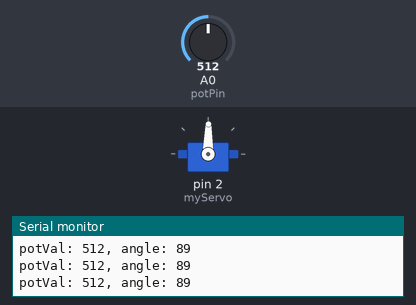
The sketch below on a simulated Arduino Uno, built with avr-gcc and run on an emulated ATmega328P. Parts: servo, the last lines printed to the serial monitor. Inputs (shaded band) come from the test bench; at power-on: A0 (potPin) = 512.

Above: at 1.2 s.
1.3 s: A0 (potPin) set to 716
At 2.5 s:
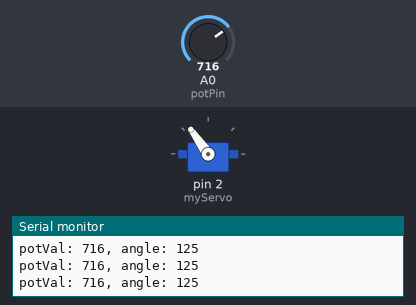
2.8 s: A0 (potPin) set to 900
At 4.0 s:
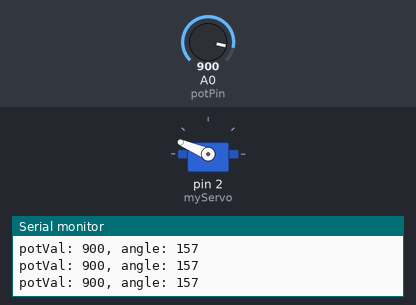
4.3 s: A0 (potPin) set to 1023
At 5.5 s:
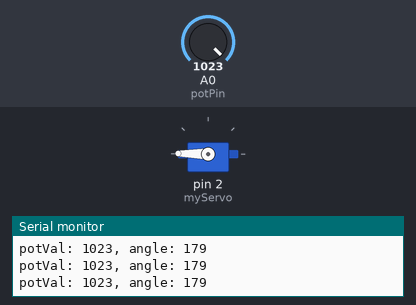
5.8 s: A0 (potPin) set to 306
At 6.9 s:
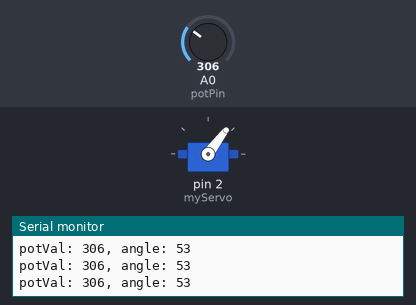
7.3 s: A0 (potPin) set to 122
At 8.3 s:
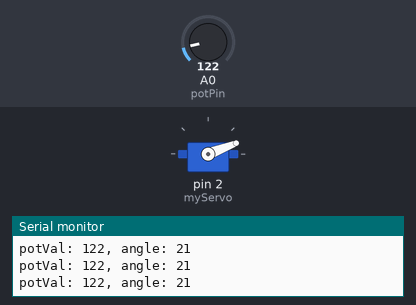
8.8 s: A0 (potPin) set to 511
At 9.7 s:
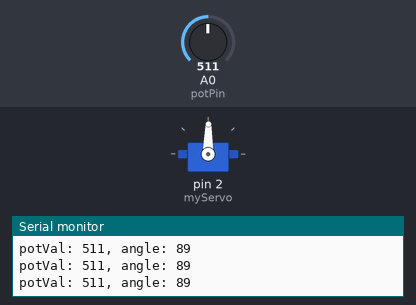
Timing chart, 0 to 11.3 s (numbered marks = the images above; inputs shaded):
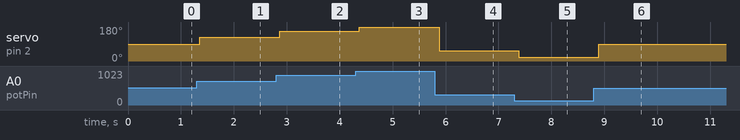

The sketch:

p05_ServoMoodIndicator.ino
```cpp
// Lit le potentiomètre sur l'ADC0 et bouge le servo moteur en conséquence sur la pin 2 (DD2.1 du Grove Shield)
// zf220727.1634, zf241031.1549

/*
  Arduino Starter Kit example
  Project 5 - Servo Mood Indicator

  This sketch is written to accompany Project 5 in the Arduino Starter Kit

  Parts required:
  - servo motor
  - 10 kilohm potentiometer
  - two 100 uF electrolytic capacitors

  created 13 Sep 2012
  by Scott Fitzgerald

  https://store.arduino.cc/genuino-starter-kit

  This example code is part of the public domain.
*/

// include the Servo library
#include <Servo.h>

Servo myServo;  // create a servo object

int const potPin = A0; // analog pin used to connect the potentiometer
int potVal;  // variable to read the value from the analog pin
int angle;   // variable to hold the angle for the servo motor

void setup() {
  // myServo.attach(10); // attaches the servo on pin 10 to the servo object
  myServo.attach(2); // attaches the servo on pin 10 to the servo object
  Serial.begin(9600); // open a serial connection to your computer
}

void loop() {
  potVal = analogRead(potPin); // read the value of the potentiometer
  // print out the value to the Serial Monitor
  Serial.print("potVal: ");
  Serial.print(potVal);

  // scale the numbers from the pot
  angle = map(potVal, 0, 1023, 0, 179);

  // print out the angle for the servo motor
  Serial.print(", angle: ");
  Serial.println(angle);

  // set the servo position
  myServo.write(angle);

  // wait for the servo to get there
  delay(150);
}
```

Measured:
- after the input at 1.3 s, servo on pin 2 (myServo): 89° → 125° after 0.06 s
- after the input at 2.8 s, servo on pin 2 (myServo): 125° → 157° after 0.06 s
- after the input at 4.3 s, servo on pin 2 (myServo): 157° → 179° after 0.07 s
- after the input at 5.8 s, servo on pin 2 (myServo): 179° → 53° after 0.08 s
- after the input at 7.3 s, servo on pin 2 (myServo): 53° → 21° after 0.08 s
- after the input at 8.8 s, servo on pin 2 (myServo): 21° → 89° after 0.09 s
